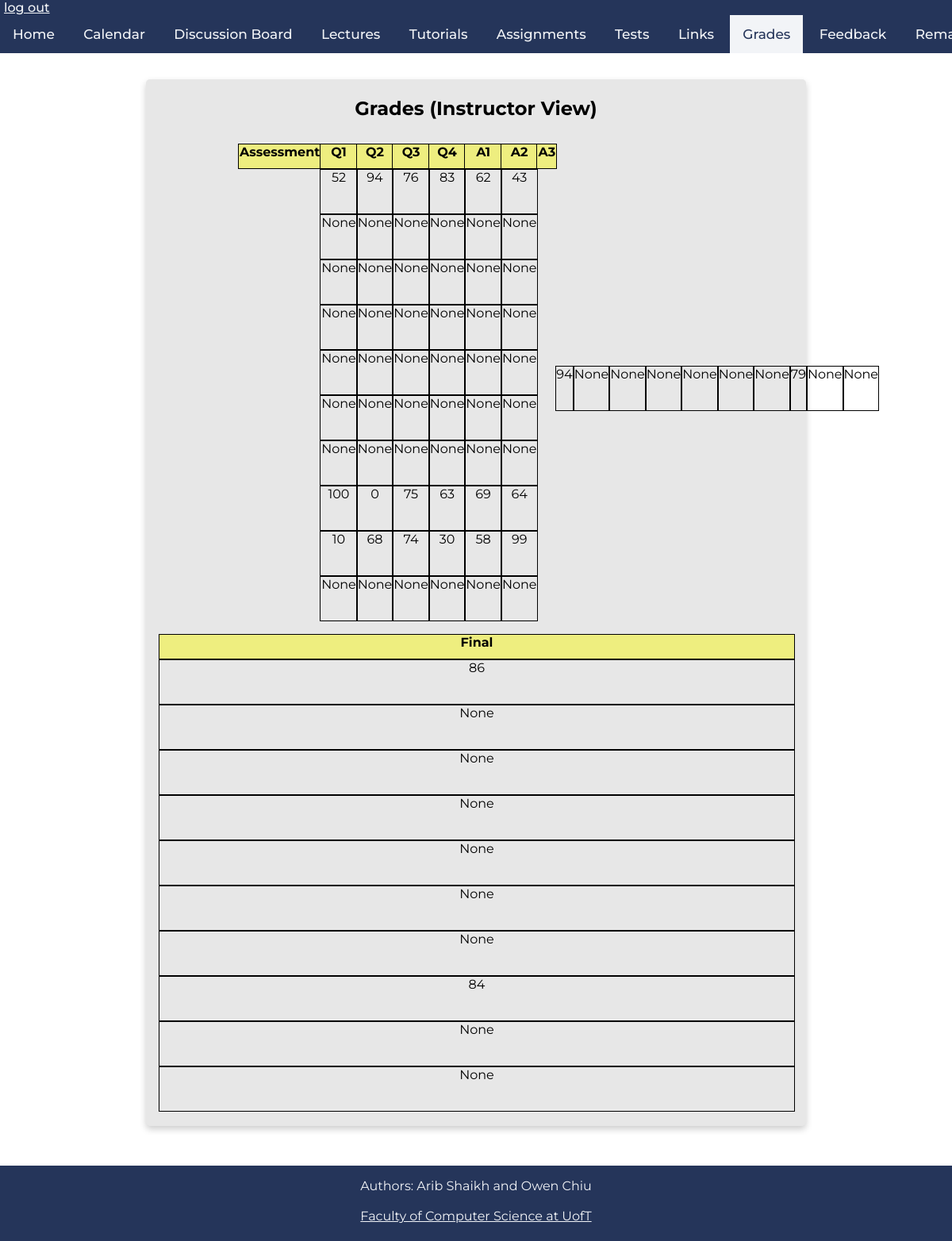
The app's page /grades (signed in) with its own data.
### tables this page shows
CREATE TABLE students(
	username VARCHAR(256) NOT NULL PRIMARY KEY,
	password VARCHAR(256) NOT NULL,
	sessionn VARCHAR(256)
	);

### app.py (the view)
@app.route('/grades')
def retrieveGrades():
	if 'username' in session:
		student_session = session.get('student')
		instructor_session = session.get('instructor')
		db = get_db()
		db.row_factory = make_dicts
		if student_session:
			student_grades = query_db(
				"SELECT mark_id, mark FROM marks WHERE username = ?",[session['username']] , one=False)
			db.close()
			return render_template("grades.html", student_grades = student_grades)
		if instructor_session:
			instructor_grades = query_db(
				"select s.username,	sum(case when m.mark_id = 'Q1' then m.mark end) Q1,	sum(case when m.mark_id = 'Q2' then m.mark end) Q2,	sum(case when m.mark_id = 'Q3' then m.mark end) Q3,	sum(case when m.mark_id = 'Q4' then m.mark end) Q4,	sum(case when m.mark_id = 'A1' then m.mark end) A1,	sum(case when m.mark_id = 'A2' then m.mark end) A2,	sum(case when m.mark_id = 'A3' then m.mark end) A3,	sum(case when m.mark_id = 'Final' then m.mark end) Final from students s left outer join marks m on m.username=s.username group by s.username", one=False)
			db.close()
			return render_template("grades.html", instructor_grades = instructor_grades)
	return render_template("grades.html")

### app.py (called while the page is built)
def get_db():
    db = getattr(g, '_database', None)
    if db is None:
        db = g._database = sqlite3.connect(DATABASE)
    return db

def make_dicts(cursor, row):
    return dict((cursor.description[idx][0], value)
                for idx, value in enumerate(row))

def query_db(query, args=(), one=False):
    cur = get_db().execute(query, args)
    rv = cur.fetchall()
    cur.close()
    return (rv[0] if rv else None) if one else rv

@app.teardown_appcontext
def close_connection(exception):
    db = getattr(g, '_database', None)
    if db is not None:
        db.close()

### templates/grades.html (shortened to what this page needs)
<!DOCTYPE html>
<html>
    <head>
        <link rel="stylesheet" href="../static/css/main.css" />
        <link rel="stylesheet" href="../static/css/grades.css" />
        <link rel="stylesheet" href="../static/css/navbar_footer.css" />
    </head>
    <body>
        <div class="navbar">
            <a class="logout" href="./logout">log out</a>
            <div class="links">
                <a href="./">Home</a>
                <a href="./calendar">Calendar</a>
                <a href="https://piazza.com/class/kk052lckppx73x" target="_blank">Discussion Board</a>
                <a href="./lectures">Lectures</a>
                <a href="./tutorials">Tutorials</a>
                <a href="./assignments">Assignments</a>
                <a href="./tests">Tests</a>
                <a href="./links">Links</a>
                <a href="./grades" class="active-page" >Grades</a>
                <a href="./feedback">Feedback</a>
                <a href="./remark">Remark Request</a>
            </div>
        </div>
        {% if session['instructor'] %}
        <div class='Box'>
            <h2>Grades (Instructor View)</h2>
            <div class="table">
                <div class="column">
                    <div class="headerrow">Assessment</div>
                </div>
                <div class="column">
                    <div class="headerrow">Q1</div>
                    {% for grades in instructor_grades %}
                    <div class="row">{{grades['Q1']}}</div>
                    {% endfor %}
                </div>
                <div class="column">
                    <div class="headerrow">Q2</div>
                    {% for grades in instructor_grades %}
                    <div class="row">{{grades['Q2']}}</div>
                    {% endfor %}
                </div>
                <div class="column">
                    <div class="headerrow">Q3</div>
                    {% for grades in instructor_grades %}
                    <div class="row">{{grades['Q3']}}</div>
                    {% endfor %}
                </div>
                <div class="column">
                    <div class="headerrow">Q4</div>
                    {% for grades in instructor_grades %}
                    <div class="row">{{grades['Q4']}}</div>
                    {% endfor %}
                </div>
                <div class="column">
                    <div class="headerrow">A1</div>
                    {% for grades in instructor_grades %}
                    <div class="row">{{grades['A1']}}</div>
                    {% endfor %}
                </div>
                <div class="column">
                    <div class="headerrow">A2</div>
                    {% for grades in instructor_grades %}
                    <div class="row">{{grades['A2']}}</div>
                    {% endfor %}
                </div>
                <div class="column">
                    <div class="headerrow">A3</div></div>
                    {% for grades in instructor_grades %}
                    <div class="row">{{grades['A3']}}</div>
                    {% endfor %}
                </div>
                <div class="column">
                    <div class="headerrow">Final</div>
                    {% for grades in instructor_grades %}
                    <div class="row">{{grades['Final']}}</div>
                    {% endfor %}
                </div>
            </div>
        <footer>
                <p>Authors: Arib Shaikh and Owen Chiu<br>
                <br>
                <a href="https://web.cs.toronto.edu/" target="_blank">Faculty of Computer Science at UofT</a></p>
            </footer>
            {% endif %}
    </body>

### static/css/main.css (style rules this page uses)
html { font-family: 'Montserrat', sans-serif; }
body { height:100vh; margin: 0px; display:flex; flex-direction:column; text-align: center; }
.Box { background-color: rgb(231, 231, 231); display: flex; flex-direction: column; flex-grow: 1; margin:0px auto; margin-bottom: 12px; box-shadow: 0 4px 8px 0 rgba(0, 0, 0, 0.2); transition: 0.3s; border-radius: 5px; padding: 2px 16px; text-align: center; justify-content: center; align-items: center; width: 800px; }

### static/css/grades.css (style rules this page uses)
.Box { flex-grow: 0; margin-top: 100px; margin-bottom: 50px; }
.table { display: flex; margin: auto; margin-top: 10px; width: 75%; }
.column { margin-bottom: 1em; width: 100%; }
.row { border: 1px black solid; height: 55px; margin: auto; width: 100%; text-align: center; padding: 0 0; }
.headerrow { border: 1px black solid; height: 30px; margin: auto; width: 100%; text-align: center; padding: 0 0; font-weight: bold; background-color: rgb(238, 238, 127); }

### static/css/navbar_footer.css (style rules this page uses)
.navbar { background-color: #25355A; overflow: auto; white-space: nowrap; position: fixed; top: 0; font-weight: 500; width: 100%; margin-left: 0px; text-align: left; }
.logout { padding-left: 5px; padding-bottom: 5px; color:#F2F4F7 }
.links { text-align: center; }
.links a { display: inline-block; color: #F2F4F7; text-align: center; padding: 14px 16px; text-decoration: none; font-size: 17px; }
.links a.active-page { background-color: #F2F4F7; color: #25355A; }
footer { min-height:95px; margin-top: auto; text-align: center; background-color: #25355A; color: #F2F4F7; }
footer a { color: #F2F4F7; margin-bottom: 10px; }
footer p { margin-right: 0px; margin-left: 0px; }

### records on screen
students: Q1 "52", Q2 "94", Q3 "76", Q4 "83", A1 "62", A2 "43", A3 "94", Final "86"
students: Q1 "None", Q2 "None", Q3 "None", Q4 "None", A1 "None", A2 "None", A3 "None", Final "None"
students: Q1 "None", Q2 "None", Q3 "None", Q4 "None", A1 "None", A2 "None", A3 "None", Final "None"
students: Q1 "None", Q2 "None", Q3 "None", Q4 "None", A1 "None", A2 "None", A3 "None", Final "None"
students: Q1 "None", Q2 "None", Q3 "None", Q4 "None", A1 "None", A2 "None", A3 "None", Final "None"
students: Q1 "None", Q2 "None", Q3 "None", Q4 "None", A1 "None", A2 "None", A3 "None", Final "None"
students: Q1 "None", Q2 "None", Q3 "None", Q4 "None", A1 "None", A2 "None", A3 "None", Final "None"
students: Q1 "100", Q2 "0", Q3 "75", Q4 "63", A1 "69", A2 "64", A3 "79", Final "84"
students: Q1 "10", Q2 "68", Q3 "74", Q4 "30", A1 "58", A2 "99", A3 "None", Final "None"
students: Q1 "None", Q2 "None", Q3 "None", Q4 "None", A1 "None", A2 "None", A3 "None", Final "None"
